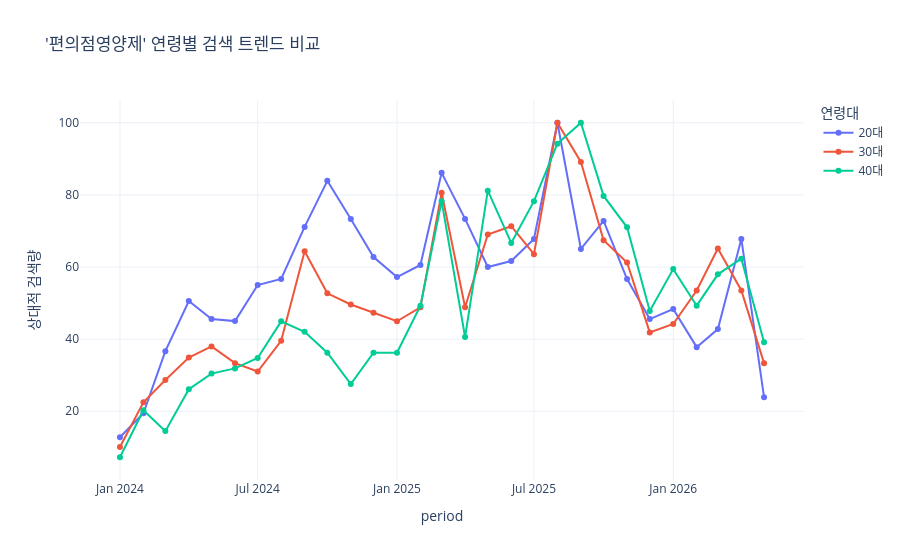

Notebook code for this chart:
### Code cell
import urllib.request
import json
import pandas as pd
import plotly.express as px

client_id = "iQYuA4jIAZWE78ZCH4p9" 
client_secret = "7MP3lY3dzz" 
url = "https://openapi.naver.com/v1/datalab/search"

# 1. 분석 설정
target_kw = "편의점영양제" # 가장 핵심인 키워드 하나를 기준으로 연령 비교
age_dict = {'20대': ['3', '4'], '30대': ['5', '6'], '40대': ['7', '8']}
all_data = []

# 2. 연령별 루프 실행 (연령별로 API를 따로 호출하여 수집)
for age_name, age_codes in age_dict.items():
    body = {
        "startDate": "2024-01-01",
        "endDate": "2026-05-14",
        "timeUnit": "month",
        "keywordGroups": [{"groupName": target_kw, "keywords": [target_kw]}],
        "ages": age_codes
    }
    
    request = urllib.request.Request(url)
    request.add_header("X-Naver-Client-Id", client_id)
    request.add_header("X-Naver-Client-Secret", client_secret)
    request.add_header("Content-Type", "application/json")
    
    response = urllib.request.urlopen(request, data=json.dumps(body).encode("utf-8"))
    res_data = json.loads(response.read())
    
    # 데이터 정리
    for item in res_data['results'][0]['data']:
        all_data.append({
            'period': item['period'],
            'ratio': item['ratio'],
            'age_group': age_name
        })

# 3. 데이터프레임 통합
df_age = pd.DataFrame(all_data)

# 4. 시각화 (연령별 비교)
fig = px.line(df_age, x='period', y='ratio', color='age_group',
              title=f"'{target_kw}' 연령별 검색 트렌드 비교",
              labels={'ratio': '상대적 검색량', 'age_group': '연령대'},
              markers=True, template='plotly_white')

fig.show()

### Figure 1 — Plotly figure (JSON) as saved in the notebook; plotly's stock layout.template omitted (floating-point values rounded to 4 significant figures)
{"data": [{"hovertemplate": "연령대=20대<br>period=%{x}<br>상대적 검색량=%{y}<extra></extra>", "legendgroup": "20대", "line": {"color": "#636efa", "dash": "solid"}, "marker": {"symbol": "circle"}, "mode": "lines+markers", "name": "20대", "orientation": "v", "showlegend": true, "type": "scatter", "x": ["2024-01-01", "2024-02-01", "2024-03-01", "2024-04-01", "2024-05-01", "2024-06-01", "2024-07-01", "2024-08-01", "2024-09-01", "2024-10-01", "2024-11-01", "2024-12-01", "2025-01-01", "2025-02-01", "2025-03-01", "2025-04-01", "2025-05-01", "2025-06-01", "2025-07-01", "2025-08-01", "2025-09-01", "2025-10-01", "2025-11-01", "2025-12-01", "2026-01-01", "2026-02-01", "2026-03-01", "2026-04-01", "2026-05-01"], "xaxis": "x", "y": [12.78, 19.44, 36.67, 50.56, 45.56, 45, 55, 56.67, 71.11, 83.89, 73.33, 62.78, 57.22, 60.56, 86.11, 73.33, 60, 61.67, 67.78, 100, 65, 72.78, 56.67, 45.56, 48.33, 37.78, 42.78, 67.78, 23.89], "yaxis": "y"}, {"hovertemplate": "연령대=30대<br>period=%{x}<br>상대적 검색량=%{y}<extra></extra>", "legendgroup": "30대", "line": {"color": "#EF553B", "dash": "solid"}, "marker": {"symbol": "circle"}, "mode": "lines+markers", "name": "30대", "orientation": "v", "showlegend": true, "type": "scatter", "x": ["2024-01-01", "2024-02-01", "2024-03-01", "2024-04-01", "2024-05-01", "2024-06-01", "2024-07-01", "2024-08-01", "2024-09-01", "2024-10-01", "2024-11-01", "2024-12-01", "2025-01-01", "2025-02-01", "2025-03-01", "2025-04-01", "2025-05-01", "2025-06-01", "2025-07-01", "2025-08-01", "2025-09-01", "2025-10-01", "2025-11-01", "2025-12-01", "2026-01-01", "2026-02-01", "2026-03-01", "2026-04-01", "2026-05-01"], "xaxis": "x", "y": [10.08, 22.48, 28.68, 34.88, 37.98, 33.33, 31.01, 39.53, 64.34, 52.71, 49.61, 47.29, 44.96, 48.84, 80.62, 48.84, 68.99, 71.32, 63.57, 100, 89.15, 67.44, 61.24, 41.86, 44.19, 53.49, 65.12, 53.49, 33.33], "yaxis": "y"}, {"hovertemplate": "연령대=40대<br>period=%{x}<br>상대적 검색량=%{y}<extra></extra>", "legendgroup": "40대", "line": {"color": "#00cc96", "dash": "solid"}, "marker": {"symbol": "circle"}, "mode": "lines+markers", "name": "40대", "orientation": "v", "showlegend": true, "type": "scatter", "x": ["2024-01-01", "2024-02-01", "2024-03-01", "2024-04-01", "2024-05-01", "2024-06-01", "2024-07-01", "2024-08-01", "2024-09-01", "2024-10-01", "2024-11-01", "2024-12-01", "2025-01-01", "2025-02-01", "2025-03-01", "2025-04-01", "2025-05-01", "2025-06-01", "2025-07-01", "2025-08-01", "2025-09-01", "2025-10-01", "2025-11-01", "2025-12-01", "2026-01-01", "2026-02-01", "2026-03-01", "2026-04-01", "2026-05-01"], "xaxis": "x", "y": [7.246, 20.29, 14.49, 26.09, 30.43, 31.88, 34.78, 44.93, 42.03, 36.23, 27.54, 36.23, 36.23, 49.28, 78.26, 40.58, 81.16, 66.67, 78.26, 94.2, 100, 79.71, 71.01, 47.83, 59.42, 49.28, 57.97, 62.32, 39.13], "yaxis": "y"}], "layout": {"legend": {"title": {"text": "연령대"}, "tracegroupgap": 0}, "title": {"text": "'편의점영양제' 연령별 검색 트렌드 비교"}, "xaxis": {"anchor": "y", "domain": [0, 1], "title": {"text": "period"}}, "yaxis": {"anchor": "x", "domain": [0, 1], "title": {"text": "상대적 검색량"}}}}
